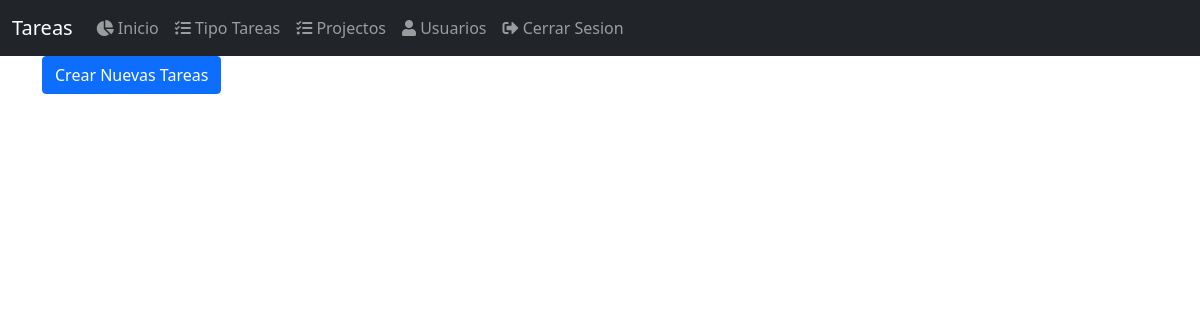
Page /tareas/ (signed in) on the earlier database version.
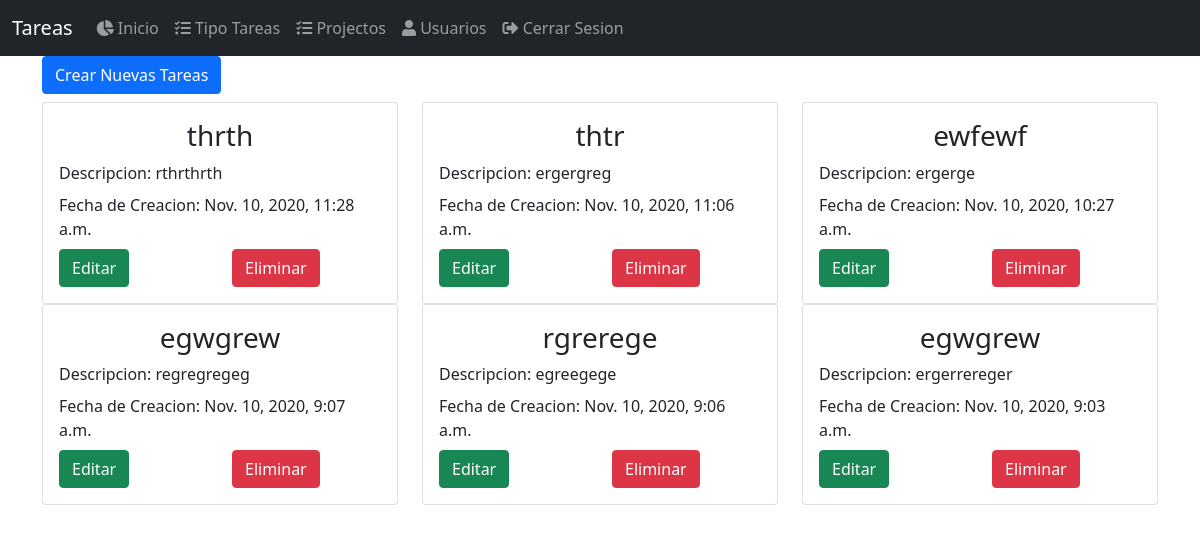
Same page on the later database version.
### tasks/models.py (models this page shows, shortened)
class Task(models.Model):
    developer = models.ManyToManyField(Developer)
    type_task = models.ForeignKey(TypeTask, on_delete=models.CASCADE)
    task = models.CharField(max_length=50)
    activities = models.ManyToManyField(Activities, through='ActivitiesTasks')
    description = models.TextField()
    state = models.BooleanField(default=True)
    slug = models.SlugField(max_length=60, unique=True)
    created_at = models.DateTimeField(auto_now_add=True)
    updated_at = models.DateTimeField(auto_now=True)

### tasks/views.py (the view)
# urls.py: path('tareas/', views.TaskListView.as_view(), name='task'),
class TaskListView(PermissionRequiredMixin, LoginRequiredMixin, ListView):
    login_url = 'users:login'
    permission_required = 'tasks.can_view_user'
    template_name = 'tasks/task.html'
    queryset = Task.objects.all().order_by('-pk')

### tasks/templates/tasks/task.html
{% extends 'base.html' %}
{% block content %}
    <a href="{% url 'tasks:add_task' %}" class="btn btn-primary">Crear Nuevas Tareas</a>
    <div class="row mt-2">
        {% for field in object_list %}
            <div class="col-sm-12 col-md-4">
                <div class="card">
                    <div class="card-body">
                        <h3 class="card-title text-center">{{ field.task }}</h3>
                        <p class="card-title">Descripcion: {{ field.description }}</p>
                        <p class="card-title">Fecha de Creacion: {{ field.created_at }}</p>
                        <div class="row">
                            <div class="col-sm-12 col-md-6">
                                <a href="{% url 'tasks:update_task' field.slug %}" class="btn btn-success">Editar</a>
                            </div>
                            <div class="col-sm-12 col-md-6">
                                <a href="#" class="btn btn-danger">Eliminar</a>
                            </div>
                        </div>
                    </div>
                </div>
            </div>
        {% endfor %}
    </div>
{% endblock %}

### templates/base.html (shortened to what this page needs)
{% load static %}
<!DOCTYPE html>
<html lang="en">
<head>
    <link rel="stylesheet" href="https://stackpath.bootstrapcdn.com/bootstrap/5.0.0-alpha2/css/bootstrap.min.css"
>
    <link rel="stylesheet" href="https://pro.fontawesome.com/releases/v5.10.0/css/all.css"
 />
</head>
<body>
    {% include 'navbar.html' %}
    <div class="container">
        {% block content %}
        {% endblock %}
    </div>
</body>
</html>

### templates/navbar.html (shortened to what this page needs)
{% url 'users:logout' as logout %}
{% url 'users:register' as register %}
{% url 'projects:project' as project %}
{% url 'tasks:type_task' as type_task %}
{% url 'tasks:developer_task' as developer_task %}
<nav class="navbar navbar-expand-lg navbar-dark bg-dark">
    <div class="container-fluid">
        <a class="navbar-brand" href="#">Tareas</a>
        <div class="collapse navbar-collapse" id="navbarSupportedContent">
            <ul class="navbar-nav ml-auto mb-2 mb-lg-0">
                {% if user.is_authenticated %}
                    <li class="nav-item">
                        <a class="nav-link {% if request.path == developer_task %}active{% endif %}" href="{{ developer_task }}">
                            <i class="fas fa-chart-pie"></i>
                            Inicio
                        </a>
                    </li>
                    {% if perms.tasks %}
                        <li class="nav-item">
                            <a class="nav-link {% if request.path == type_task %}active{% endif %}" href="{{ type_task }}">
                                <i class="fas fa-tasks"></i>
                                Tipo Tareas
                            </a>
                        </li>
                        <li class="nav-item">
                            <a class="nav-link {% if request.path == project %}active{% endif %}" href="{{ project }}">
                                <i class="fas fa-tasks"></i>
                                Projectos
                            </a>
                        </li>
                    {% endif %}
                    {% if perms.users %}
                        <li class="nav-item">
                            <a class="nav-link {% if request.path == register %}active{% endif %}" href="{{ register }}">
                                <i class="fas fa-user"></i>
                                Usuarios
                            </a>
                        </li>
                    {% endif %}
                    <li class="nav-item">
                        <a class="nav-link {% if request.path == logout %}active{% endif %}" href="{{ logout }}">
                            <i class="fas fa-sign-out-alt"></i>
                            Cerrar Sesion
                        </a>
                    </li>
                {% endif %}
            </ul>
        </div>
    </div>
</nav>

Differences in the rows shown:
added Task: task "thrth", description "rthrthrth", created_at "Nov. 10, 2020, 11:28 a.m."
added Task: task "thtr", description "ergergreg", created_at "Nov. 10, 2020, 11:06 a.m."
added Task: task "ewfewf", description "ergerge", created_at "Nov. 10, 2020, 10:27 a.m."
added Task: task "egwgrew", description "regregregeg", created_at "Nov. 10, 2020, 9:07 a.m."
added Task: task "rgrerege", description "egreegege", created_at "Nov. 10, 2020, 9:06 a.m."
added Task: task "egwgrew", description "ergerrereger", created_at "Nov. 10, 2020, 9:03 a.m."
